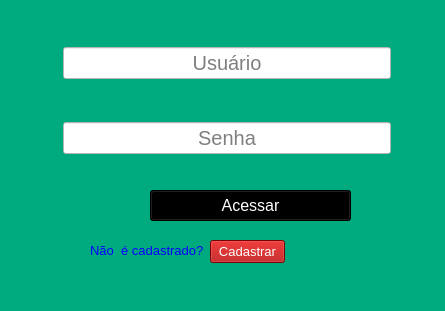
<?xml version="1.0" encoding="UTF-8"?>
<ui version="4.0">
 <class>MainWindow</class>
 <widget class="QMainWindow" name="MainWindow">
  <property name="geometry">
   <rect>
    <x>0</x>
    <y>0</y>
    <width>445</width>
    <height>311</height>
   </rect>
  </property>
  <property name="windowTitle">
   <string>MainWindow</string>
  </property>
  <property name="styleSheet">
   <string notr="true">background-color: rgb(0, 170, 127);</string>
  </property>
  <widget class="QWidget" name="centralwidget">
   <widget class="QWidget" name="gridLayoutWidget">
    <property name="geometry">
     <rect>
      <x>50</x>
      <y>10</y>
      <width>341</width>
      <height>181</height>
     </rect>
    </property>
    <layout class="QGridLayout" name="gridLayout">
     <item row="0" column="0">
      <widget class="QLabel" name="label">
       <property name="text">
        <string/>
       </property>
       <property name="pixmap">
        <pixmap>../../../Downloads/user.png</pixmap>
       </property>
      </widget>
     </item>
     <item row="1" column="2">
      <widget class="QLineEdit" name="senha">
       <property name="font">
        <font>
         <pointsize>15</pointsize>
        </font>
       </property>
       <property name="styleSheet">
        <string notr="true">background-color: rgb(255, 255, 255);</string>
       </property>
       <property name="echoMode">
        <enum>QLineEdit::Password</enum>
       </property>
       <property name="alignment">
        <set>Qt::AlignCenter</set>
       </property>
       <property name="placeholderText">
        <string notr="true" extracomment="Usuário">Senha</string>
       </property>
      </widget>
     </item>
     <item row="0" column="2">
      <widget class="QLineEdit" name="usuario">
       <property name="font">
        <font>
         <pointsize>15</pointsize>
        </font>
       </property>
       <property name="styleSheet">
        <string notr="true">background-color: rgb(255, 255, 255);</string>
       </property>
       <property name="echoMode">
        <enum>QLineEdit::Normal</enum>
       </property>
       <property name="alignment">
        <set>Qt::AlignCenter</set>
       </property>
       <property name="placeholderText">
        <string notr="true" extracomment="Usuário">Usuário</string>
       </property>
      </widget>
     </item>
     <item row="1" column="0">
      <widget class="QLabel" name="label_2">
       <property name="text">
        <string/>
       </property>
       <property name="pixmap">
        <pixmap>../../../Downloads/pass.png</pixmap>
       </property>
      </widget>
     </item>
    </layout>
   </widget>
   <widget class="QLabel" name="label_3">
    <property name="geometry">
     <rect>
      <x>90</x>
      <y>240</y>
      <width>171</width>
      <height>21</height>
     </rect>
    </property>
    <property name="font">
     <font>
      <pointsize>10</pointsize>
     </font>
    </property>
    <property name="styleSheet">
     <string notr="true">color: rgb(0, 0, 255);</string>
    </property>
    <property name="text">
     <string>Não  é cadastrado? </string>
    </property>
   </widget>
   <widget class="QPushButton" name="Cadastrar_login">
    <property name="geometry">
     <rect>
      <x>210</x>
      <y>240</y>
      <width>75</width>
      <height>23</height>
     </rect>
    </property>
    <property name="font">
     <font>
      <pointsize>10</pointsize>
     </font>
    </property>
    <property name="styleSheet">
     <string notr="true">background-color: rgb(170, 0, 0);
color: rgb(255, 255, 255);</string>
    </property>
    <property name="text">
     <string>Cadastrar</string>
    </property>
   </widget>
   <widget class="QPushButton" name="Acessar">
    <property name="geometry">
     <rect>
      <x>150</x>
      <y>190</y>
      <width>201</width>
      <height>31</height>
     </rect>
    </property>
    <property name="font">
     <font>
      <pointsize>12</pointsize>
     </font>
    </property>
    <property name="styleSheet">
     <string notr="true">background-color: rgb(0, 0, 0);
color: rgb(255, 255, 255);</string>
    </property>
    <property name="text">
     <string>Acessar</string>
    </property>
   </widget>
  </widget>
  <widget class="QMenuBar" name="menubar">
   <property name="geometry">
    <rect>
     <x>0</x>
     <y>0</y>
     <width>445</width>
     <height>21</height>
    </rect>
   </property>
  </widget>
  <widget class="QStatusBar" name="statusbar"/>
 </widget>
 <resources/>
 <connections/>
</ui>
